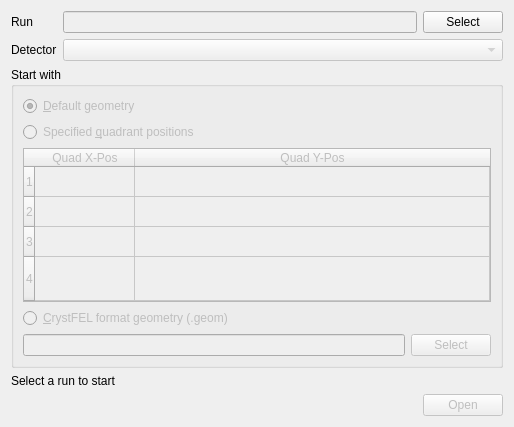
<?xml version="1.0" encoding="UTF-8"?>
<ui version="4.0">
 <class>Dialog</class>
 <widget class="QDialog" name="Dialog">
  <property name="geometry">
   <rect>
    <x>0</x>
    <y>0</y>
    <width>514</width>
    <height>427</height>
   </rect>
  </property>
  <property name="windowTitle">
   <string>Select data &amp; initial geometry</string>
  </property>
  <layout class="QVBoxLayout" name="verticalLayout">
   <item>
    <layout class="QFormLayout" name="formLayout">
     <item row="1" column="0">
      <widget class="QLabel" name="label">
       <property name="text">
        <string>Run</string>
       </property>
      </widget>
     </item>
     <item row="1" column="1">
      <layout class="QHBoxLayout" name="horizontalLayout">
       <item>
        <widget class="QLineEdit" name="edit_run_path">
         <property name="enabled">
          <bool>false</bool>
         </property>
        </widget>
       </item>
       <item>
        <widget class="QPushButton" name="button_open_run">
         <property name="text">
          <string>Select</string>
         </property>
        </widget>
       </item>
      </layout>
     </item>
     <item row="2" column="0">
      <widget class="QLabel" name="label_2">
       <property name="text">
        <string>Detector</string>
       </property>
      </widget>
     </item>
     <item row="2" column="1">
      <widget class="QComboBox" name="combobox_detectors">
       <property name="enabled">
        <bool>false</bool>
       </property>
      </widget>
     </item>
    </layout>
   </item>
   <item>
    <widget class="QGroupBox" name="group_geom_options">
     <property name="title">
      <string>Start with</string>
     </property>
     <layout class="QVBoxLayout" name="verticalLayout_2">
      <item>
       <widget class="QRadioButton" name="rb_geom_default">
        <property name="enabled">
         <bool>false</bool>
        </property>
        <property name="text">
         <string>&amp;Default geometry</string>
        </property>
        <property name="checked">
         <bool>true</bool>
        </property>
       </widget>
      </item>
      <item>
       <widget class="QRadioButton" name="rb_geom_quadpos">
        <property name="enabled">
         <bool>false</bool>
        </property>
        <property name="text">
         <string>Specified &amp;quadrant positions</string>
        </property>
       </widget>
      </item>
      <item>
       <widget class="QTableWidget" name="tb_quadrants">
        <property name="enabled">
         <bool>false</bool>
        </property>
        <property name="toolTip">
         <string>Quadrant Posistions</string>
        </property>
        <property name="showDropIndicator" stdset="0">
         <bool>false</bool>
        </property>
        <property name="alternatingRowColors">
         <bool>false</bool>
        </property>
        <attribute name="horizontalHeaderStretchLastSection">
         <bool>true</bool>
        </attribute>
        <attribute name="verticalHeaderStretchLastSection">
         <bool>true</bool>
        </attribute>
        <row>
         <property name="text">
          <string>1</string>
         </property>
        </row>
        <row>
         <property name="text">
          <string>2</string>
         </property>
        </row>
        <row>
         <property name="text">
          <string>3</string>
         </property>
        </row>
        <row>
         <property name="text">
          <string>4</string>
         </property>
        </row>
        <column>
         <property name="text">
          <string>Quad X-Pos</string>
         </property>
        </column>
        <column>
         <property name="text">
          <string>Quad Y-Pos</string>
         </property>
        </column>
       </widget>
      </item>
      <item>
       <widget class="QRadioButton" name="rb_geom_cfel">
        <property name="enabled">
         <bool>false</bool>
        </property>
        <property name="text">
         <string>&amp;CrystFEL format geometry (.geom)</string>
        </property>
       </widget>
      </item>
      <item>
       <layout class="QHBoxLayout" name="horizontalLayout_2">
        <item>
         <widget class="QLineEdit" name="edit_geom_path">
          <property name="enabled">
           <bool>false</bool>
          </property>
         </widget>
        </item>
        <item>
         <widget class="QPushButton" name="button_open_geom">
          <property name="enabled">
           <bool>false</bool>
          </property>
          <property name="text">
           <string>Select</string>
          </property>
         </widget>
        </item>
       </layout>
      </item>
     </layout>
    </widget>
   </item>
   <item>
    <widget class="QLabel" name="label_status">
     <property name="text">
      <string>Select a run to start</string>
     </property>
    </widget>
   </item>
   <item>
    <widget class="QDialogButtonBox" name="dialog_buttons">
     <property name="enabled">
      <bool>false</bool>
     </property>
     <property name="orientation">
      <enum>Qt::Horizontal</enum>
     </property>
     <property name="standardButtons">
      <set>QDialogButtonBox::Open</set>
     </property>
    </widget>
   </item>
  </layout>
 </widget>
 <resources/>
 <connections>
  <connection>
   <sender>dialog_buttons</sender>
   <signal>accepted()</signal>
   <receiver>Dialog</receiver>
   <slot>accept()</slot>
   <hints>
    <hint type="sourcelabel">
     <x>224</x>
     <y>399</y>
    </hint>
    <hint type="destinationlabel">
     <x>157</x>
     <y>274</y>
    </hint>
   </hints>
  </connection>
  <connection>
   <sender>dialog_buttons</sender>
   <signal>rejected()</signal>
   <receiver>Dialog</receiver>
   <slot>reject()</slot>
   <hints>
    <hint type="sourcelabel">
     <x>292</x>
     <y>405</y>
    </hint>
    <hint type="destinationlabel">
     <x>286</x>
     <y>274</y>
    </hint>
   </hints>
  </connection>
  <connection>
   <sender>rb_geom_quadpos</sender>
   <signal>toggled(bool)</signal>
   <receiver>tb_quadrants</receiver>
   <slot>setEnabled(bool)</slot>
   <hints>
    <hint type="sourcelabel">
     <x>228</x>
     <y>185</y>
    </hint>
    <hint type="destinationlabel">
     <x>295</x>
     <y>222</y>
    </hint>
   </hints>
  </connection>
  <connection>
   <sender>rb_geom_cfel</sender>
   <signal>toggled(bool)</signal>
   <receiver>button_open_geom</receiver>
   <slot>setEnabled(bool)</slot>
   <hints>
    <hint type="sourcelabel">
     <x>191</x>
     <y>287</y>
    </hint>
    <hint type="destinationlabel">
     <x>439</x>
     <y>318</y>
    </hint>
   </hints>
  </connection>
 </connections>
</ui>
